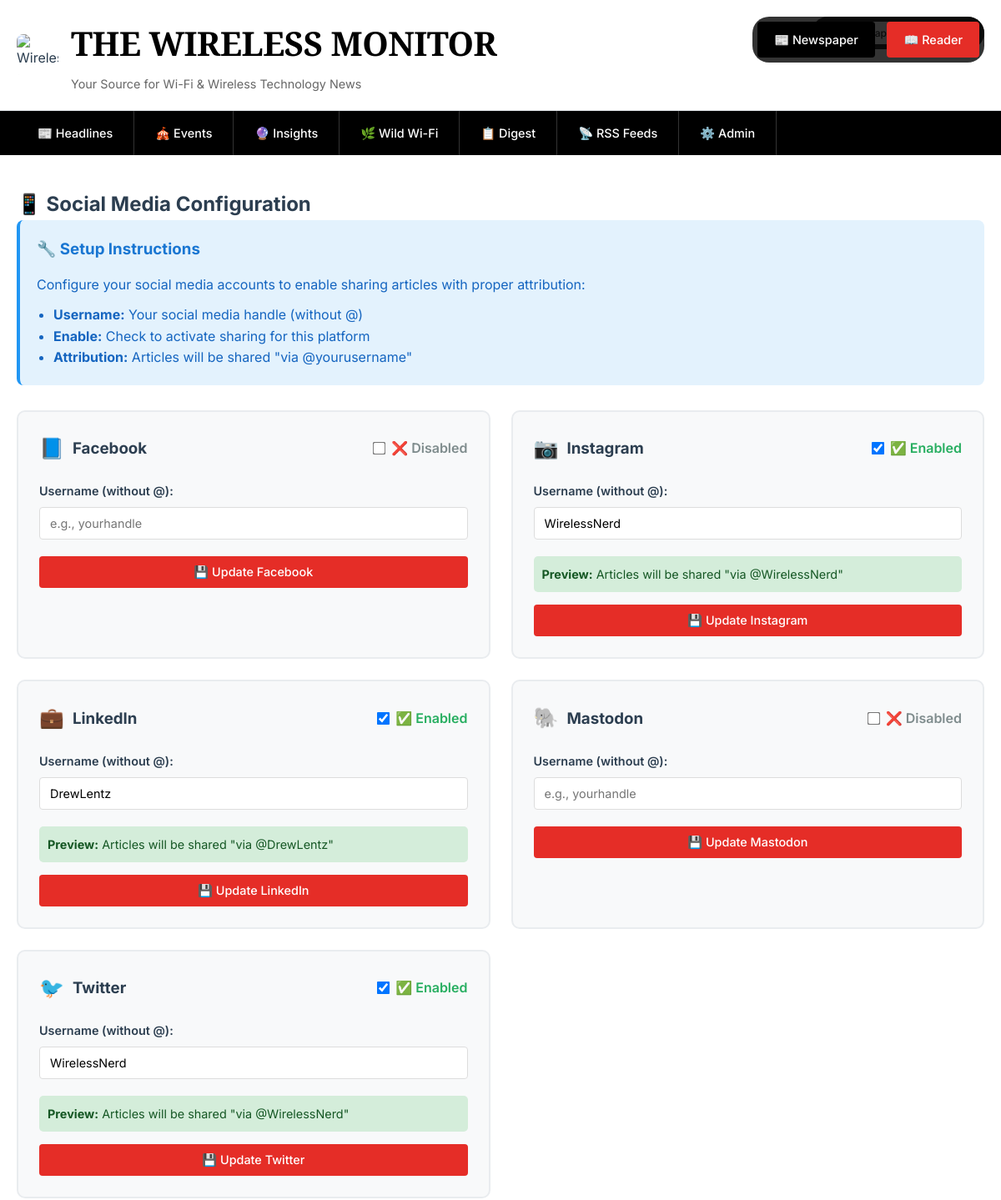
The app's page /social_config (upper part), older data.
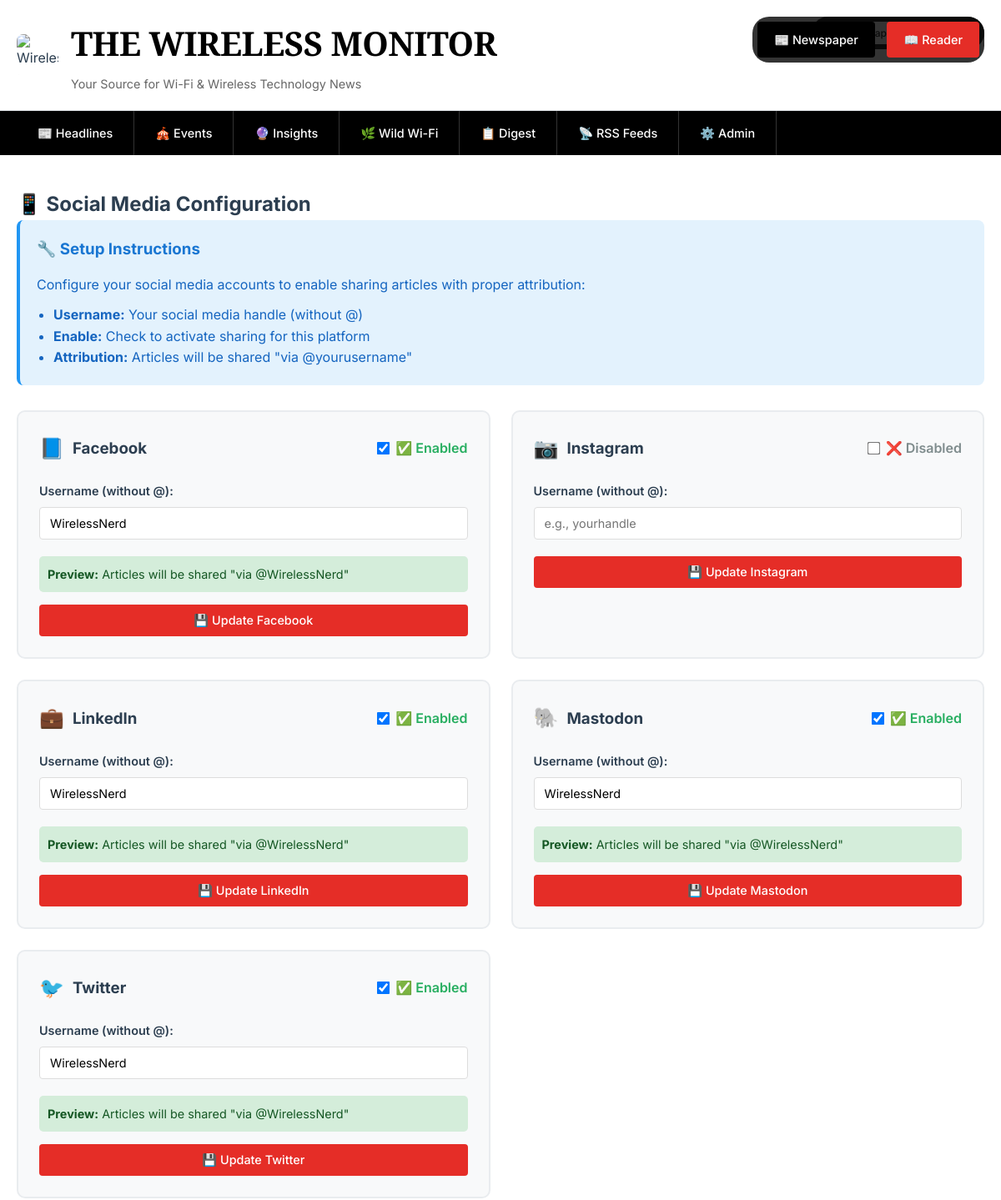
The same page, newer data.
### tables this page shows
CREATE TABLE social_config (
                id INTEGER PRIMARY KEY AUTOINCREMENT,
                platform TEXT NOT NULL UNIQUE,
                username TEXT,
                enabled INTEGER DEFAULT 0,
                api_key TEXT,
                api_secret TEXT,
                access_token TEXT,
                created_at TIMESTAMP DEFAULT CURRENT_TIMESTAMP
            );

### app/main.py (the view)
        @self.app.route('/social_config')
        def social_config_page():
            view_mode = request.args.get('view', 'newspaper')
            conn = self.get_db_connection()
            platforms = conn.execute('SELECT * FROM social_config ORDER BY platform').fetchall()
            conn.close()
            return render_template('social_config.html', platforms=platforms, view_mode=view_mode)

### app/main.py (called while the page is built)
    def get_db_connection(self):
        conn = sqlite3.connect(self.db_path, timeout=30.0)
        conn.row_factory = sqlite3.Row
        conn.execute('PRAGMA journal_mode=WAL')
        conn.execute('PRAGMA synchronous=NORMAL')
        conn.execute('PRAGMA cache_size=10000')
        conn.execute('PRAGMA temp_store=memory')
        return conn

### app/templates/social_config.html (shortened to what this page needs)
{% extends "base.html" %}
{% block content %}
<h2>📱 Social Media Configuration</h2>
<div style="background: #e3f2fd; padding: 20px; border-radius: 8px; margin-bottom: 30px; border-left: 4px solid #2196f3;">
    <h3 style="margin-bottom: 15px; color: #1976d2;">🔧 Setup Instructions</h3>
    <p style="margin-bottom: 10px; color: #1565c0;">Configure your social media accounts to enable sharing articles with proper attribution:</p>
    <ul style="color: #1565c0; margin-left: 20px;">
        <li><strong>Username:</strong> Your social media handle (without @)</li>
        <li><strong>Enable:</strong> Check to activate sharing for this platform</li>
        <li><strong>Attribution:</strong> Articles will be shared "via @yourusername"</li>
    </ul>
</div>
<div style="display: grid; grid-template-columns: repeat(auto-fit, minmax(400px, 1fr)); gap: 25px;">
    {% for platform in platforms %}
    <div style="background: #f8f9fa; padding: 25px; border-radius: 10px; border: 2px solid #e9ecef;">
        <form method="POST" action="{{ url_for('update_social_config', view=view_mode) }}">
            <div style="display: flex; align-items: center; margin-bottom: 20px;">
                {% if platform.platform == 'Twitter' %}
                    <span style="font-size: 1.5rem; margin-right: 10px;">🐦</span>
                {% elif platform.platform == 'LinkedIn' %}
                    <span style="font-size: 1.5rem; margin-right: 10px;">💼</span>
                {% elif platform.platform == 'Facebook' %}
                    <span style="font-size: 1.5rem; margin-right: 10px;">📘</span>
                {% elif platform.platform == 'Mastodon' %}
                    <span style="font-size: 1.5rem; margin-right: 10px;">🐘</span>
                {% elif platform.platform == 'Instagram' %}
                    <span style="font-size: 1.5rem; margin-right: 10px;">📷</span>
                {% else %}
                    <span style="font-size: 1.5rem; margin-right: 10px;">📱</span>
                {% endif %}
                <h3 style="margin: 0; color: #2c3e50;">{{ platform.platform }}</h3>
                <div style="margin-left: auto;">
                    <label style="display: flex; align-items: center; cursor: pointer;">
                        <input type="checkbox" name="enabled" {% if platform.enabled %}checked{% endif %}
                               style="margin-right: 8px; transform: scale(1.2);">
                        <span style="font-weight: 600; color: {% if platform.enabled %}#27ae60{% else %}#7f8c8d{% endif %};">
                            {% if platform.enabled %}✅ Enabled{% else %}❌ Disabled{% endif %}
                        </span>
                    </label>
                </div>
            </div>
            <div class="form-group">
                <label for="username_{{ platform.platform }}">Username (without @):</label>
                <input type="text"
                       id="username_{{ platform.platform }}"
                       name="username"
                       value="{{ platform.username or '' }}"
                       placeholder="e.g., yourhandle"
                       style="width: 100%;">
            </div>
            {% if platform.username %}
            <div style="background: #d4edda; padding: 10px; border-radius: 5px; margin-bottom: 15px; font-size: 0.9rem; color: #155724;">
                <strong>Preview:</strong> Articles will be shared "via @{{ platform.username }}"
            </div>
            {% endif %}
            <button type="submit" class="btn" style="width: 100%;">
                💾 Update {{ platform.platform }}
            </button>
        </form>
    </div>
    {% endfor %}
</div>
{% endblock %}

Row changes from the older to the newer data that the page shows:
changed social_config "Facebook": enabled "☐" → "☑"; username (not shown) → "WirelessNerd"; enabled "❌ Disabled" → "✅ Enabled"
changed social_config "Instagram": enabled "☑" → "☐"; username "WirelessNerd" → (not shown); enabled "✅ Enabled" → "❌ Disabled"
changed social_config "LinkedIn": username "DrewLentz" → "WirelessNerd"
changed social_config "Mastodon": enabled "☐" → "☑"; username (not shown) → "WirelessNerd"; enabled "❌ Disabled" → "✅ Enabled"
